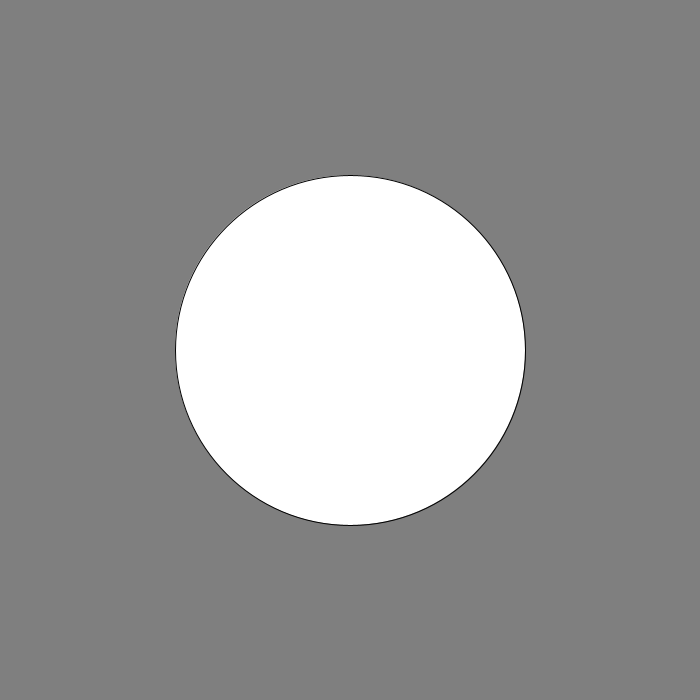
Frame 1 (no input)
Frame 60 (the mouse pressed at the canvas centre just before this capture): identical to frame 1, image omitted
Frame 120 (the mouse held since frame 60 and released just before this capture): identical to frame 1, image omitted

The Processing sketch that drew this single still picture (run headless with seeded random() and noise(); from frame 60 on, the mouse is pressed at the canvas centre):

// Processing sketch: Exercise_4_4_3_
// ── Exercise_4_4_3_.pde
int bg = 127; //background color
int circleSize = 350; //size of the circle
float circleFill = 255; //fill of the circle

void setup() {
  size(700,700);
}

void draw() {
  background(bg);
  fill(circleFill);
  ellipse(circleSize, circleSize, circleSize, circleSize);
}
